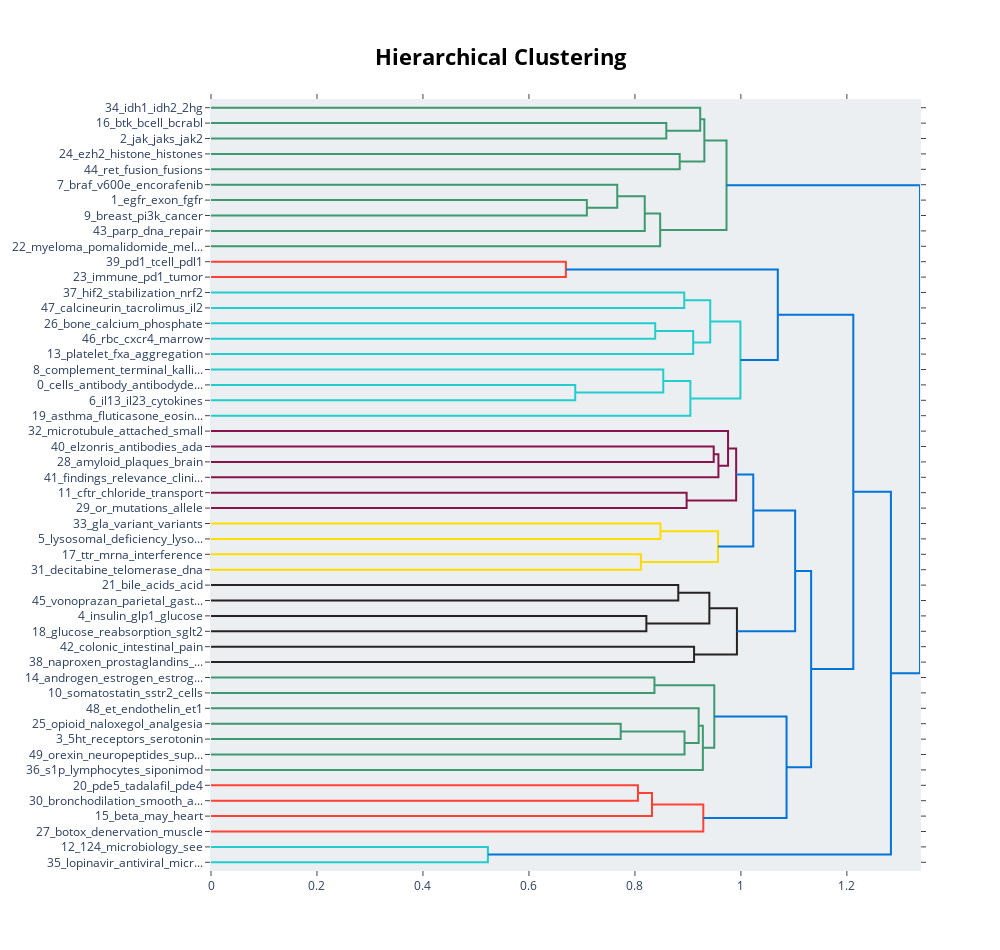

The notebook cell saved with this chart:
### Markdown cell above
## Visualize Topic Hierarchy

The topics that were created can be hierarchically reduced. In order to understand the potential hierarchical structure of the topics, we can use scipy.cluster.hierarchy to create clusters and visualize how they relate to one another. This might help selecting an appropriate nr_topics when reducing the number of topics that you have created.

### Code cell
topic_model.visualize_hierarchy(top_n_topics=50)

### Figure 1 — Plotly figure (JSON) as saved in the notebook; plotly's stock layout.template omitted (floating-point values rounded to 4 significant figures)
{"data": [{"hoverinfo": "text", "marker": {"color": "rgb(61,153,112)"}, "mode": "lines", "type": "scatter", "x": [0, 0.8592, 0.8592, 0], "xaxis": "x", "y": [-15, -15, -25, -25], "yaxis": "y"}, {"hoverinfo": "text", "marker": {"color": "rgb(61,153,112)"}, "mode": "lines", "type": "scatter", "x": [0, 0.9232, 0.9232, 0.8592], "xaxis": "x", "y": [-5, -5, -20, -20], "yaxis": "y"}, {"hoverinfo": "text", "marker": {"color": "rgb(61,153,112)"}, "mode": "lines", "type": "scatter", "x": [0, 0.8846, 0.8846, 0], "xaxis": "x", "y": [-35, -35, -45, -45], "yaxis": "y"}, {"hoverinfo": "text", "marker": {"color": "rgb(61,153,112)"}, "mode": "lines", "type": "scatter", "x": [0.9232, 0.9311, 0.9311, 0.8846], "xaxis": "x", "y": [-12.5, -12.5, -40, -40], "yaxis": "y"}, {"hoverinfo": "text", "marker": {"color": "rgb(61,153,112)"}, "mode": "lines", "type": "scatter", "x": [0, 0.7093, 0.7093, 0], "xaxis": "x", "y": [-65, -65, -75, -75], "yaxis": "y"}, {"hoverinfo": "text", "marker": {"color": "rgb(61,153,112)"}, "mode": "lines", "type": "scatter", "x": [0, 0.7667, 0.7667, 0.7093], "xaxis": "x", "y": [-55, -55, -70, -70], "yaxis": "y"}, {"hoverinfo": "text", "marker": {"color": "rgb(61,153,112)"}, "mode": "lines", "type": "scatter", "x": [0.7667, 0.8186, 0.8186, 0], "xaxis": "x", "y": [-62.5, -62.5, -85, -85], "yaxis": "y"}, {"hoverinfo": "text", "marker": {"color": "rgb(61,153,112)"}, "mode": "lines", "type": "scatter", "x": [0.8186, 0.8477, 0.8477, 0], "xaxis": "x", "y": [-73.75, -73.75, -95, -95], "yaxis": "y"}, {"hoverinfo": "text", "marker": {"color": "rgb(61,153,112)"}, "mode": "lines", "type": "scatter", "x": [0.9311, 0.9729, 0.9729, 0.8477], "xaxis": "x", "y": [-26.25, -26.25, -84.38, -84.38], "yaxis": "y"}, {"hoverinfo": "text", "marker": {"color": "rgb(255,65,54)"}, "mode": "lines", "type": "scatter", "x": [0, 0.6697, 0.6697, 0], "xaxis": "x", "y": [-105, -105, -115, -115], "yaxis": "y"}, {"hoverinfo": "text", "marker": {"color": "rgb(35,205,205)"}, "mode": "lines", "type": "scatter", "x": [0, 0.8931, 0.8931, 0], "xaxis": "x", "y": [-125, -125, -135, -135], "yaxis": "y"}, {"hoverinfo": "text", "marker": {"color": "rgb(35,205,205)"}, "mode": "lines", "type": "scatter", "x": [0, 0.8383, 0.8383, 0], "xaxis": "x", "y": [-145, -145, -155, -155], "yaxis": "y"}, {"hoverinfo": "text", "marker": {"color": "rgb(35,205,205)"}, "mode": "lines", "type": "scatter", "x": [0.8383, 0.91, 0.91, 0], "xaxis": "x", "y": [-150, -150, -165, -165], "yaxis": "y"}, {"hoverinfo": "text", "marker": {"color": "rgb(35,205,205)"}, "mode": "lines", "type": "scatter", "x": [0.8931, 0.9421, 0.9421, 0.91], "xaxis": "x", "y": [-130, -130, -157.5, -157.5], "yaxis": "y"}, {"hoverinfo": "text", "marker": {"color": "rgb(35,205,205)"}, "mode": "lines", "type": "scatter", "x": [0, 0.6874, 0.6874, 0], "xaxis": "x", "y": [-185, -185, -195, -195], "yaxis": "y"}, {"hoverinfo": "text", "marker": {"color": "rgb(35,205,205)"}, "mode": "lines", "type": "scatter", "x": [0, 0.8535, 0.8535, 0.6874], "xaxis": "x", "y": [-175, -175, -190, -190], "yaxis": "y"}, {"hoverinfo": "text", "marker": {"color": "rgb(35,205,205)"}, "mode": "lines", "type": "scatter", "x": [0.8535, 0.9047, 0.9047, 0], "xaxis": "x", "y": [-182.5, -182.5, -205, -205], "yaxis": "y"}, {"hoverinfo": "text", "marker": {"color": "rgb(35,205,205)"}, "mode": "lines", "type": "scatter", "x": [0.9421, 0.9991, 0.9991, 0.9047], "xaxis": "x", "y": [-143.8, -143.8, -193.8, -193.8], "yaxis": "y"}, {"hoverinfo": "text", "marker": {"color": "rgb(0,116,217)"}, "mode": "lines", "type": "scatter", "x": [0.6697, 1.07, 1.07, 0.9991], "xaxis": "x", "y": [-110, -110, -168.8, -168.8], "yaxis": "y"}, {"hoverinfo": "text", "marker": {"color": "rgb(133,20,75)"}, "mode": "lines", "type": "scatter", "x": [0, 0.9487, 0.9487, 0], "xaxis": "x", "y": [-225, -225, -235, -235], "yaxis": "y"}, {"hoverinfo": "text", "marker": {"color": "rgb(133,20,75)"}, "mode": "lines", "type": "scatter", "x": [0.9487, 0.9576, 0.9576, 0], "xaxis": "x", "y": [-230, -230, -245, -245], "yaxis": "y"}, {"hoverinfo": "text", "marker": {"color": "rgb(133,20,75)"}, "mode": "lines", "type": "scatter", "x": [0, 0.9758, 0.9758, 0.9576], "xaxis": "x", "y": [-215, -215, -237.5, -237.5], "yaxis": "y"}, {"hoverinfo": "text", "marker": {"color": "rgb(133,20,75)"}, "mode": "lines", "type": "scatter", "x": [0, 0.8976, 0.8976, 0], "xaxis": "x", "y": [-255, -255, -265, -265], "yaxis": "y"}, {"hoverinfo": "text", "marker": {"color": "rgb(133,20,75)"}, "mode": "lines", "type": "scatter", "x": [0.9758, 0.9911, 0.9911, 0.8976], "xaxis": "x", "y": [-226.2, -226.2, -260, -260], "yaxis": "y"}, {"hoverinfo": "text", "marker": {"color": "rgb(255,220,0)"}, "mode": "lines", "type": "scatter", "x": [0, 0.8483, 0.8483, 0], "xaxis": "x", "y": [-275, -275, -285, -285], "yaxis": "y"}, {"hoverinfo": "text", "marker": {"color": "rgb(255,220,0)"}, "mode": "lines", "type": "scatter", "x": [0, 0.8113, 0.8113, 0], "xaxis": "x", "y": [-295, -295, -305, -305], "yaxis": "y"}, {"hoverinfo": "text", "marker": {"color": "rgb(255,220,0)"}, "mode": "lines", "type": "scatter", "x": [0.8483, 0.9568, 0.9568, 0.8113], "xaxis": "x", "y": [-280, -280, -300, -300], "yaxis": "y"}, {"hoverinfo": "text", "marker": {"color": "rgb(0,116,217)"}, "mode": "lines", "type": "scatter", "x": [0.9911, 1.023, 1.023, 0.9568], "xaxis": "x", "y": [-243.1, -243.1, -290, -290], "yaxis": "y"}, {"hoverinfo": "text", "marker": {"color": "rgb(40,35,35)"}, "mode": "lines", "type": "scatter", "x": [0, 0.8818, 0.8818, 0], "xaxis": "x", "y": [-315, -315, -325, -325], "yaxis": "y"}, {"hoverinfo": "text", "marker": {"color": "rgb(40,35,35)"}, "mode": "lines", "type": "scatter", "x": [0, 0.8216, 0.8216, 0], "xaxis": "x", "y": [-335, -335, -345, -345], "yaxis": "y"}, {"hoverinfo": "text", "marker": {"color": "rgb(40,35,35)"}, "mode": "lines", "type": "scatter", "x": [0.8818, 0.9405, 0.9405, 0.8216], "xaxis": "x", "y": [-320, -320, -340, -340], "yaxis": "y"}, {"hoverinfo": "text", "marker": {"color": "rgb(40,35,35)"}, "mode": "lines", "type": "scatter", "x": [0, 0.9117, 0.9117, 0], "xaxis": "x", "y": [-355, -355, -365, -365], "yaxis": "y"}, {"hoverinfo": "text", "marker": {"color": "rgb(40,35,35)"}, "mode": "lines", "type": "scatter", "x": [0.9405, 0.9925, 0.9925, 0.9117], "xaxis": "x", "y": [-330, -330, -360, -360], "yaxis": "y"}, {"hoverinfo": "text", "marker": {"color": "rgb(0,116,217)"}, "mode": "lines", "type": "scatter", "x": [1.023, 1.102, 1.102, 0.9925], "xaxis": "x", "y": [-266.6, -266.6, -345, -345], "yaxis": "y"}, {"hoverinfo": "text", "marker": {"color": "rgb(61,153,112)"}, "mode": "lines", "type": "scatter", "x": [0, 0.8369, 0.8369, 0], "xaxis": "x", "y": [-375, -375, -385, -385], "yaxis": "y"}, {"hoverinfo": "text", "marker": {"color": "rgb(61,153,112)"}, "mode": "lines", "type": "scatter", "x": [0, 0.7732, 0.7732, 0], "xaxis": "x", "y": [-405, -405, -415, -415], "yaxis": "y"}, {"hoverinfo": "text", "marker": {"color": "rgb(61,153,112)"}, "mode": "lines", "type": "scatter", "x": [0.7732, 0.8936, 0.8936, 0], "xaxis": "x", "y": [-410, -410, -425, -425], "yaxis": "y"}, {"hoverinfo": "text", "marker": {"color": "rgb(61,153,112)"}, "mode": "lines", "type": "scatter", "x": [0, 0.9203, 0.9203, 0.8936], "xaxis": "x", "y": [-395, -395, -417.5, -417.5], "yaxis": "y"}, {"hoverinfo": "text", "marker": {"color": "rgb(61,153,112)"}, "mode": "lines", "type": "scatter", "x": [0.9203, 0.9283, 0.9283, 0], "xaxis": "x", "y": [-406.2, -406.2, -435, -435], "yaxis": "y"}, {"hoverinfo": "text", "marker": {"color": "rgb(61,153,112)"}, "mode": "lines", "type": "scatter", "x": [0.8369, 0.9498, 0.9498, 0.9283], "xaxis": "x", "y": [-380, -380, -420.6, -420.6], "yaxis": "y"}, {"hoverinfo": "text", "marker": {"color": "rgb(255,65,54)"}, "mode": "lines", "type": "scatter", "x": [0, 0.8057, 0.8057, 0], "xaxis": "x", "y": [-445, -445, -455, -455], "yaxis": "y"}, {"hoverinfo": "text", "marker": {"color": "rgb(255,65,54)"}, "mode": "lines", "type": "scatter", "x": [0.8057, 0.8322, 0.8322, 0], "xaxis": "x", "y": [-450, -450, -465, -465], "yaxis": "y"}, {"hoverinfo": "text", "marker": {"color": "rgb(255,65,54)"}, "mode": "lines", "type": "scatter", "x": [0.8322, 0.9291, 0.9291, 0], "xaxis": "x", "y": [-457.5, -457.5, -475, -475], "yaxis": "y"}, {"hoverinfo": "text", "marker": {"color": "rgb(0,116,217)"}, "mode": "lines", "type": "scatter", "x": [0.9498, 1.086, 1.086, 0.9291], "xaxis": "x", "y": [-400.3, -400.3, -466.2, -466.2], "yaxis": "y"}, {"hoverinfo": "text", "marker": {"color": "rgb(0,116,217)"}, "mode": "lines", "type": "scatter", "x": [1.102, 1.133, 1.133, 1.086], "xaxis": "x", "y": [-305.8, -305.8, -433.3, -433.3], "yaxis": "y"}, {"hoverinfo": "text", "marker": {"color": "rgb(0,116,217)"}, "mode": "lines", "type": "scatter", "x": [1.07, 1.212, 1.212, 1.133], "xaxis": "x", "y": [-139.4, -139.4, -369.5, -369.5], "yaxis": "y"}, {"hoverinfo": "text", "marker": {"color": "rgb(35,205,205)"}, "mode": "lines", "type": "scatter", "x": [0, 0.5225, 0.5225, 0], "xaxis": "x", "y": [-485, -485, -495, -495], "yaxis": "y"}, {"hoverinfo": "text", "marker": {"color": "rgb(0,116,217)"}, "mode": "lines", "type": "scatter", "x": [1.212, 1.283, 1.283, 0.5225], "xaxis": "x", "y": [-254.5, -254.5, -490, -490], "yaxis": "y"}, {"hoverinfo": "text", "marker": {"color": "rgb(0,116,217)"}, "mode": "lines", "type": "scatter", "x": [0.9729, 1.338, 1.338, 1.283], "xaxis": "x", "y": [-55.31, -55.31, -372.2, -372.2], "yaxis": "y"}], "layout": {"autosize": false, "height": 950, "hoverlabel": {"bgcolor": "white", "font": {"family": "Rockwell", "size": 16}}, "hovermode": "closest", "plot_bgcolor": "#ECEFF1", "showlegend": false, "title": {"font": {"color": "Black", "size": 22}, "text": "<b>Hierarchical Clustering</b>", "x": 0.5, "xanchor": "center", "yanchor": "top"}, "width": 1000, "xaxis": {"mirror": "allticks", "rangemode": "tozero", "showgrid": false, "showline": true, "showticklabels": true, "ticks": "outside", "type": "linear", "zeroline": false}, "yaxis": {"mirror": "allticks", "range": [-500, 0], "rangemode": "tozero", "showgrid": false, "showline": true, "showticklabels": true, "tickmode": "array", "ticks": "outside", "ticktext": ["34_idh1_idh2_2hg", "16_btk_bcell_bcrabl", "2_jak_jaks_jak2", "24_ezh2_histone_histones", "44_ret_fusion_fusions", "7_braf_v600e_encorafenib", "1_egfr_exon_fgfr", "9_breast_pi3k_cancer", "43_parp_dna_repair", "22_myeloma_pomalidomide_mel...", "39_pd1_tcell_pdl1", "23_immune_pd1_tumor", "37_hif2_stabilization_nrf2", "47_calcineurin_tacrolimus_il2", "26_bone_calcium_phosphate", "46_rbc_cxcr4_marrow", "13_platelet_fxa_aggregation", "8_complement_terminal_kalli...", "0_cells_antibody_antibodyde...", "6_il13_il23_cytokines", "19_asthma_fluticasone_eosin...", "32_microtubule_attached_small", "40_elzonris_antibodies_ada", "28_amyloid_plaques_brain", "41_findings_relevance_clini...", "11_cftr_chloride_transport", "29_or_mutations_allele", "33_gla_variant_variants", "5_lysosomal_deficiency_lyso...", "17_ttr_mrna_interference", "31_decitabine_telomerase_dna", "21_bile_acids_acid", "45_vonoprazan_parietal_gast...", "4_insulin_glp1_glucose", "18_glucose_reabsorption_sglt2", "42_colonic_intestinal_pain", "38_naproxen_prostaglandins_...", "14_androgen_estrogen_estrog...", "10_somatostatin_sstr2_cells", "48_et_endothelin_et1", "25_opioid_naloxegol_analgesia", "3_5ht_receptors_serotonin", "49_orexin_neuropeptides_sup...", "36_s1p_lymphocytes_siponimod", "20_pde5_tadalafil_pde4", "30_bronchodilation_smooth_a...", "15_beta_may_heart", "27_botox_denervation_muscle", "12_124_microbiology_see", "35_lopinavir_antiviral_micr..."], "tickvals": [-5, -15, -25, -35, -45, -55, -65, -75, -85, -95, -105, -115, -125, -135, -145, -155, -165, -175, -185, -195, -205, -215, -225, -235, -245, -255, -265, -275, -285, -295, -305, -315, -325, -335, -345, -355, -365, -375, -385, -395, -405, -415, -425, -435, -445, -455, -465, -475, -485, -495], "type": "linear", "zeroline": false}}}
